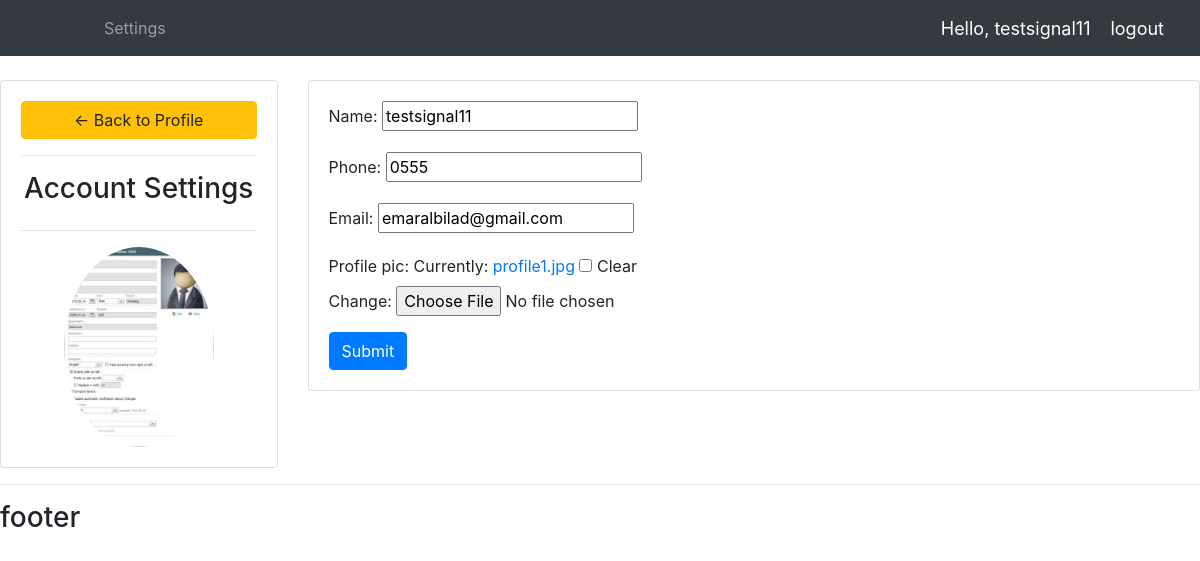
/account/ (signed in), run on the app's committed database.
### accounts/models.py (models this page shows, shortened)
class Customer(models.Model):
    user = models.OneToOneField(User, null=True, blank=True, on_delete=models.CASCADE)
    name = models.CharField(max_length=20,null=True)
    phone = models.CharField(max_length=20,null=True)
    email = models.EmailField(max_length=50,null=True)
    profile_pic = models.ImageField(default='profile1.jpg', blank=True, null=True)
    date_created = models.DateTimeField(auto_now_add=True)

### accounts/decorators.py (the view)
        def warpper_func(request,*args, **kwargs):
            group = None
            if request.user.groups.exists():
                group = request.user.groups.all()[0].name
            if group in allowed_roles:
                return view_func(request, *args, **kwargs)
            else:
                return HttpResponse('You are not authorized to view this page')

### accounts/forms.py
class CustomerForm(ModelForm):
    class Meta:
        model = Customer
        feilds = '__all__'
        exclude = ['user']

### accounts/views.py (called while the page is built)
@login_required(login_url='login')
@allowed_users(allowed_roles=['customer'])
def accountSettings(request):
    customer = request.user.customer
    form = CustomerForm(instance=customer)
    if request.method == 'POST':
        form = CustomerForm(request.POST,request.FILES,instance=customer)
        if form.is_valid():
            form.save()
    context = {'form':form}
    return render(request,'accounts/account_settings.html',context)

### templates/accounts/account_settings.html (shortened to what this page needs)
{%  extends 'accounts/main.html' %}
{% load static %}
{% block content %}
<br>
<div class="row">
	<div class="col-md-3">
		<div class="card card-body">
			<a class="btn btn-warning" href="{% url 'home' %}"> &#8592; Back to Profile</a>
			<hr>
			<h3 style="text-align: center">Account Settings</h3>
			<hr>
			<img class="profile-pic" src="{{request.user.customer.profile_pic.url}}" >
		</div>
	</div>
	<div class="col-md-9">
		<div class="card card-body">
			<form method="POST" action="" enctype="multipart/form-data">
				{{form.as_p}}
			<input class="btn btn-primary" type="submit" name="Update Information">
			</form>
		</div>
	</div>
</div>
{% endblock %}

### templates/accounts/navbar.html (shortened to what this page needs)
{% load static %}
<nav class="navbar navbar-expand-lg navbar-dark bg-dark">
    <div class="collapse navbar-collapse" id="navbarNav">
      <ul class="navbar-nav">
        {% if request.user.is_staff %}
            <li class="nav-item active">
              <a class="nav-link" href="{% url 'home' %}">Dashboard</a>
            </li>
            <li class="nav-item">
              <a class="nav-link" href="{% url 'products' %}">Product</a>
            </li>
        {% else %}
            <li class="nav-item">
              <a class="nav-link" href="{% url 'account' %}">Settings</a>
            </li>
        {% endif %}
      </ul>
    </div>
    <span class='hello-msg'>Hello, {{request.user}} </span>
    <span > <a class='hello-msg' href=" {% url 'logout'  %} ">logout </a></span>
  </nav>

### static/css/main.css (style rules this page uses)
body { background-color: #ebeff5; }

### templates/accounts/navbar.html (style rules this page uses)
.hello-msg { font-size: 18px; color: #fff; margin-right: 20px; }

### templates/accounts/account_settings.html (style rules this page uses)
.profile-pic { max-width: 200px; max-height:200px; margin: 0 auto; border-radius: 50%; }

### data on the page
Customer: name "testsignal11", phone "0555", email "emaralbilad@gmail.com"

### other printed values
{{ request.user }} "testsignal11"
